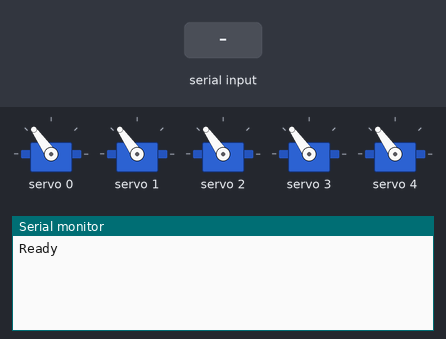
Recording of a sketch running on a simulated Arduino Uno, built with avr-gcc and run on an emulated ATmega328P. Parts: 5 × servo, the last lines printed to the serial monitor. The test bench sets the inputs (shaded band).

Above: at 1.2 s.
1.3 s: "CANCEL\n" received over Serial
At 2.5 s:
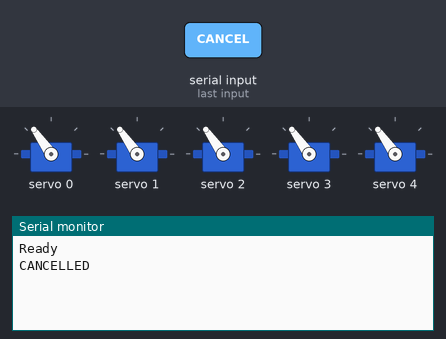
2.8 s: "90,45\n" received over Serial
At 3.9 s:
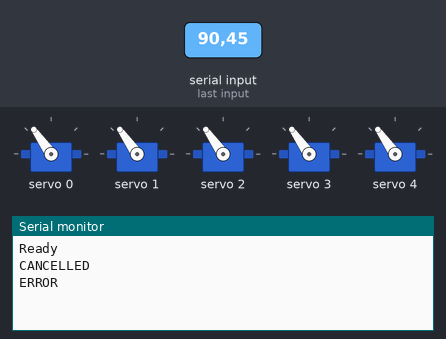

The sketch:

arduino.ino
```cpp
#include <Wire.h>
#include <Adafruit_PWMServoDriver.h>
#include <Arduino.h>
#include <string.h>

#define SERVO_MIN 150
#define SERVO_MAX 600
#define SERVO_FREQ 50

#define NUM_SERVOS 5

const uint8_t servoPins[NUM_SERVOS] = {0, 1, 2, 3, 4};

Adafruit_PWMServoDriver pwm = Adafruit_PWMServoDriver();

static constexpr unsigned long BAUD_RATE = 115200;
static constexpr size_t MAX_LINE_LENGTH = 128;

char lineBuffer[MAX_LINE_LENGTH];
size_t lineLength = 0;

// Current + target angles
float currentAngles[NUM_SERVOS] = {90, 90, 90, 90, 90};
float targetAngles[NUM_SERVOS]  = {90, 90, 90, 90, 90};

bool moving = false;
float stepSize = 1.5; // degrees per update

void resetLineBuffer() {
    lineLength = 0;
    lineBuffer[0] = '\0';
}

uint16_t convertAngleToPosition(float angle) {
    angle = constrain(angle, 0.0, 180.0);
    return SERVO_MIN + ((SERVO_MAX - SERVO_MIN) * angle) / 180.0;
}

void setServoPosition(uint8_t i, float angle) {
    pwm.setPWM(servoPins[i], 0, convertAngleToPosition(angle));
}

bool waitForServoAngles(char *buffer) {
    while (Serial.available() > 0) {
        char incoming = (char)Serial.read();

        if (incoming == '\n' || incoming == '\r') {
            if (lineLength == 0) continue;

            lineBuffer[lineLength] = '\0';
            strcpy(buffer, lineBuffer);
            resetLineBuffer();
            return true;
        }

        if (lineLength < MAX_LINE_LENGTH - 1) {
            lineBuffer[lineLength++] = incoming;
        } else {
            resetLineBuffer();
        }
    }
    return false;
}

bool digestCommand(const char *command, float angles[NUM_SERVOS]) {
    int parsed = sscanf(command,
        "%f,%f,%f,%f,%f",
        &angles[0],
        &angles[1],
        &angles[2],
        &angles[3],
        &angles[4]);

    return parsed == NUM_SERVOS;
}

// Smooth motion update
void updateMotion() {
    bool allReached = true;

    for (int i = 0; i < NUM_SERVOS; i++) {
        float diff = targetAngles[i] - currentAngles[i];

        if (abs(diff) > stepSize) {
            allReached = false;
            currentAngles[i] += (diff > 0 ? stepSize : -stepSize);
        } else {
            currentAngles[i] = targetAngles[i];
        }

        setServoPosition(i, currentAngles[i]);
    }

    if (allReached) {
        moving = false;
        Serial.println("SUCCESS");
    }
}

void setup() {
    Serial.begin(BAUD_RATE);

    pwm.begin();
    pwm.setPWMFreq(SERVO_FREQ);

    resetLineBuffer();

    for (int i = 0; i < NUM_SERVOS; i++) {
        currentAngles[i] = 90;
        targetAngles[i] = 90;
        setServoPosition(i, 90);
    }

    Serial.println("Ready");
}

void loop() {
    char command[MAX_LINE_LENGTH];

    // Read command
    if (waitForServoAngles(command)) {

        if (strcmp(command, "CANCEL") == 0) {
            moving = false;
            Serial.println("CANCELLED");
            return;
        }

        float angles[NUM_SERVOS];

        if (!digestCommand(command, angles)) {
            Serial.println("ERROR");
            return;
        }

        for (int i = 0; i < NUM_SERVOS; i++) {
            if (angles[i] < 0 || angles[i] > 180) {
                Serial.println("ERROR");
                return;
            }
            targetAngles[i] = angles[i];
        }

        moving = true;
    }

    // Keep moving even without new commands
    if (moving) {
        updateMotion();
        delay(10); // controls smoothness
    }
}
```

Measured:
- after the input at 1.3 s, the serial monitor: prints a new line at once (image 1)
- after the input at 2.8 s, the serial monitor: prints a new line at once (image 2)
